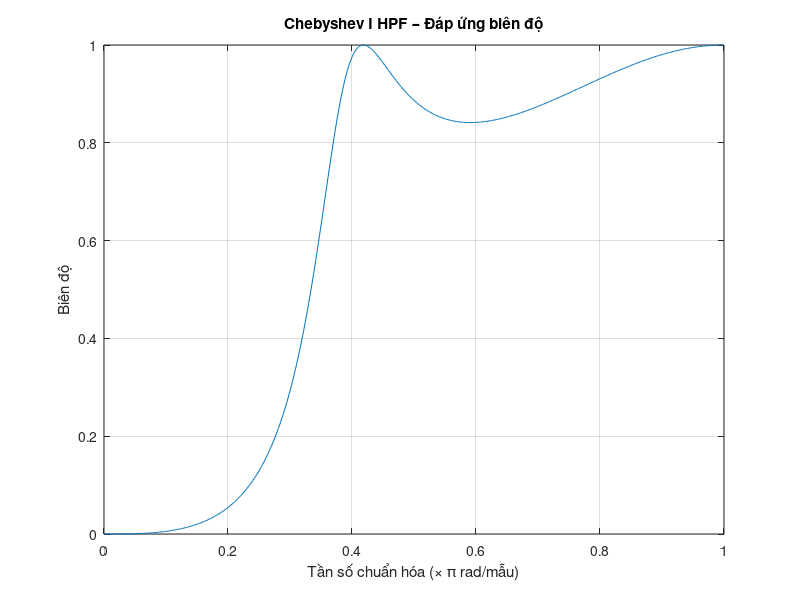
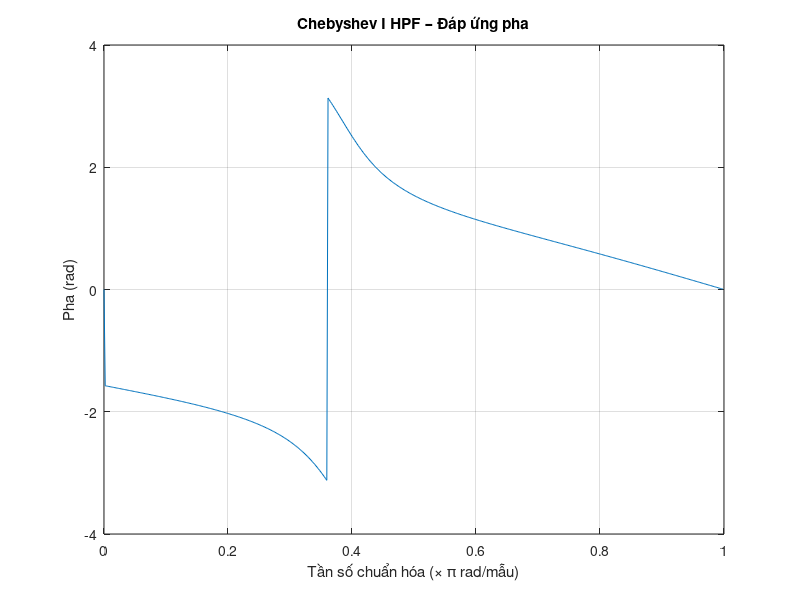
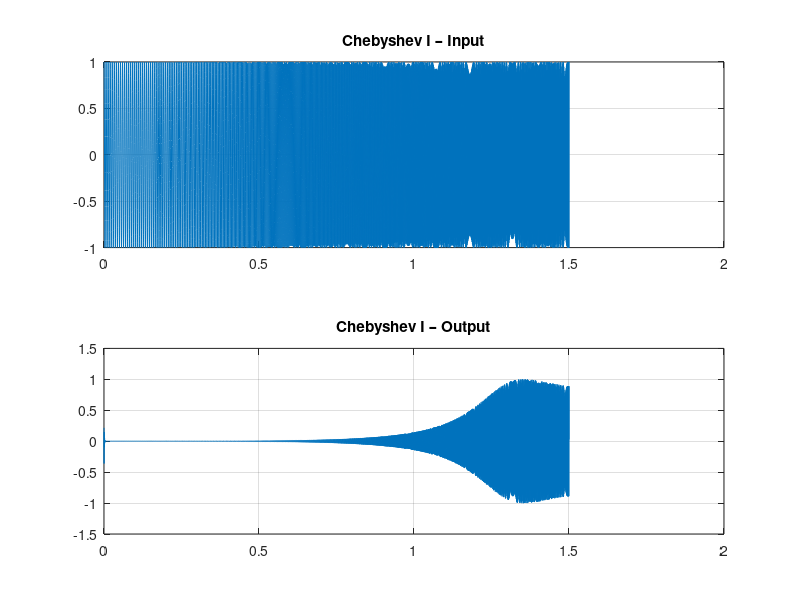

The MATLAB script that drew these images, in order:
%--- Bộ lọc Chebyshev loại I ---
fc = 900;       % THAY ĐỔI
Fs = 4800;      % THAY ĐỔI
Nyquist = Fs/2;
Wp = fc / Nyquist;
N = 3;          % THAY ĐỔI
Rp = 1.5;       % THAY ĐỔI

[b, a] = cheby1(N, Rp, Wp, 'high');

% Đáp ứng tần số
[h, w] = freqz(b, a);

figure;
plot(w/pi, abs(h));
title('Chebyshev I HPF – Đáp ứng biên độ');
xlabel('Tần số chuẩn hóa (\times \pi rad/mẫu)');
ylabel('Biên độ');
grid on;

figure;
plot(w/pi, angle(h));
title('Chebyshev I HPF – Đáp ứng pha');
xlabel('Tần số chuẩn hóa (\times \pi rad/mẫu)');
ylabel('Pha (rad)');
grid on;

% Tín hiệu chirp
t = 0:1/Fs:1.5;    % THAY ĐỔI
f0 = 150;          % THAY ĐỔI
f1 = 1200;         % THAY ĐỔI
input_signal = chirp(t, f0, t(end), f1, "quadratic");

% Lọc
filtered_signal = filter(b, a, input_signal);

figure;
subplot(2,1,1);
plot(t, input_signal); grid on;
title('Chebyshev I – Input');

subplot(2,1,2);
plot(t, filtered_signal); grid on;
title('Chebyshev I – Output');